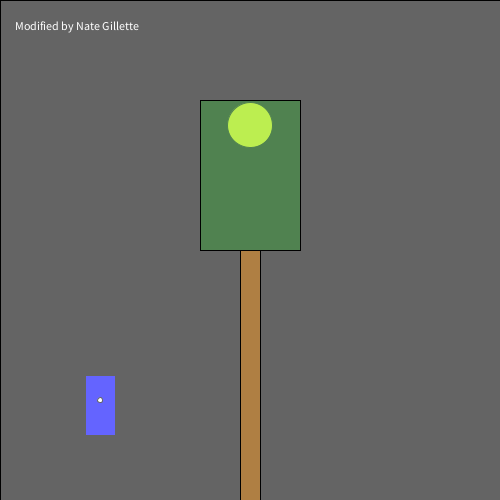
Frame 1 (no input)
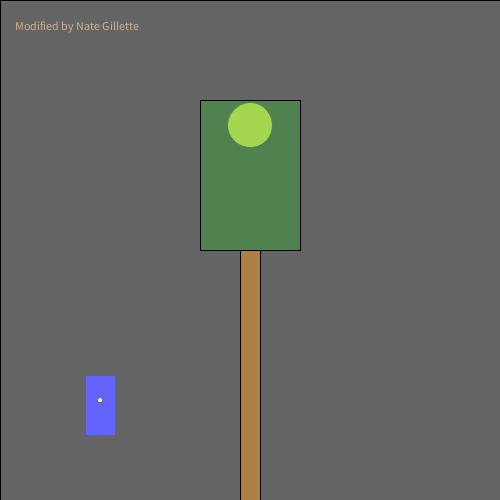
Frame 60 (the mouse pressed at the canvas centre just before this capture)
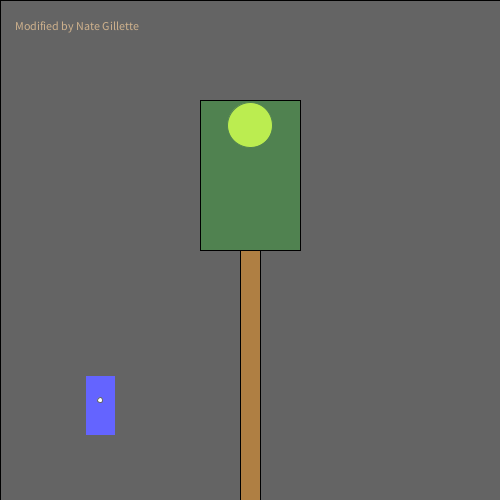
Frame 120 (the mouse held since frame 60 and released just before this capture)

The Processing sketch that drew these frames (run headless with seeded random() and noise(); from frame 60 on, the mouse is pressed at the canvas centre):

// Processing sketch: processing_109434
// ── processing_109434.pde

/*
  Norm Krumpe
  September 22, 2012
  Models a light that is triggered by motion (in this case, motion
  of the mouse).  The light also has a timer.  So, motion turns on the
  light, but a certain amount of time passing with no motion will
  cause the light to turn off again.
*/

// How close you need to get to the
// light sensor in order to turn on
// the light.  Higher values make it
// easier to trigger the light.  Distance
// is measured in pixels.
final int TRIGGER_DISTANCE = 50;

// The location of the sensor:
final int SWITCH_CENTER_X = 100;
final int SWITCH_CENTER_Y = 400;

// seconds until light shuts off automatically when there is no motion
final float SECONDS_UNTIL_AUTO_SHUTOFF = 10; 

// Light will initially be on because of this next value.
// Want the light off initially?  
// Set this to something less than SECONDS_UNTIL_AUTO_SHUTOFF
float timeOfLastTrigger = 0; 
boolean revealTriggerRegion = false;


// Just choose a window size
void setup() {
  size(500, 500);
}

// Each time the mouse moves, check to see
// if it triggered the motion sensor
void mouseMoved() {
  if (motionSensorWasTriggered()) {
    timeOfLastTrigger = millis()/1000.0;
  }
}

// When a key is pressed, toggle the "cheat" that
// reveals the motion sensor's trigger region.
void keyPressed() {
  revealTriggerRegion = !revealTriggerRegion;
}

// Draw the various parts of the scene
void draw() {
  background(0);
  text("Modified by Nate Gillette", 15, 30); 
  drawLightSwitch();
  drawLamp();  
  drawTriggerRegion();
}

// Draws all components of the lamp
void drawLamp() {
  drawLight();
  fill(0, 255, 0, 50);
  rect(200, 100, 100, 150);
  fill(175, 127, 67);
  rect(240, 250, 20, 250);
}

// How the light gets drawn depends on whether
// the lightbulb is lit.
void drawLight() {

  if (secondsSinceLastTrigger() < SECONDS_UNTIL_AUTO_SHUTOFF) {
    // If the light is on:
    int strength = (int)random(156, 256);
    fill(strength, strength, 0);
    ellipse(250, 125, 45, 45);
    fill(255, 100);
    rect(0, 0, width, height);
  }

  else {
    // Light is off:
    fill(10, 10, 0);
    ellipse(250, 125, 45, 45);
  }
}

// Draw the light switch/sensor
void drawLightSwitch() {
  fill(0, 0, 255);
  rect(SWITCH_CENTER_X - 15, SWITCH_CENTER_Y - 25, 30, 60);
  fill(255);
  ellipse(SWITCH_CENTER_X, SWITCH_CENTER_Y, 5, 5);
}

// Return true if the mouse triggered the sensor
boolean motionSensorWasTriggered() {
  return distanceFromLightSwitch() < TRIGGER_DISTANCE;
}

// Compute the distance between the mouse and the sensor
float distanceFromLightSwitch() {  
  return dist(mouseX, mouseY, SWITCH_CENTER_X, SWITCH_CENTER_Y);
}

// Determine how long it has been since the motion sensor
// was last turned on.
float secondsSinceLastTrigger() {
  return millis()/1000.0 - timeOfLastTrigger;
}

// Show a "cheat" region so that you know where the mouse
// needs to go in order to trigger the light sensor
void drawTriggerRegion() {
  if (revealTriggerRegion) {
    fill(255, 25);
    ellipse(SWITCH_CENTER_X, SWITCH_CENTER_Y, 
    TRIGGER_DISTANCE * 2, TRIGGER_DISTANCE * 2);
  }
}
